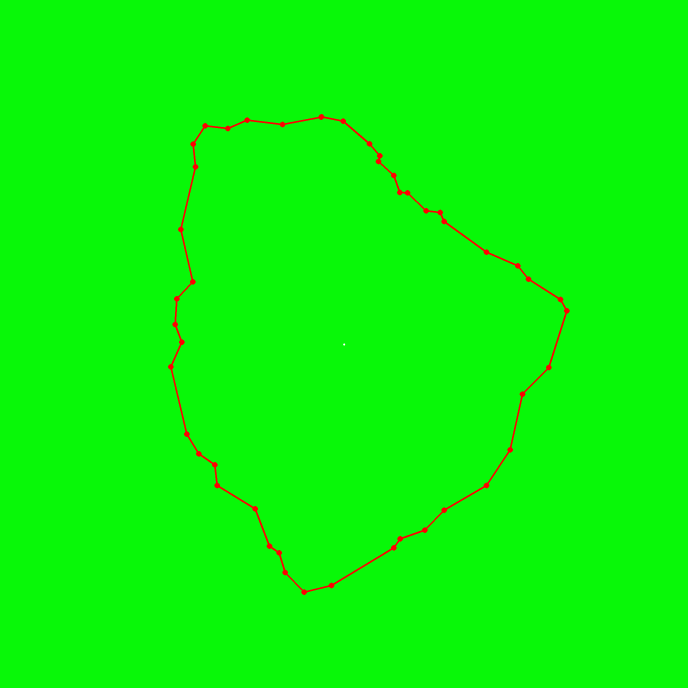
#> input picture poc/polygons/group_45/RPf_00368_intact_mesh.png, 2064 x 2064 px, found by its file name (shown at 1/3 size)
$ jupyter execute --allow-errors 13_springs_trans_to_image.ipynb
#> lines starting #> are read from the running program, lines starting #| are printed output that depends on the picture
[cell 1]
import numpy as np
from PIL import  Image, ImageDraw, ImagePath
import pandas as pd
import matplotlib.pyplot as plt
from IPython.display import Image as IPython_display_Image
from IPython.display import display as IPython_display
import math

#> (a cell that did not finish here is left out)

#> (a cell that did not finish here is left out)

[cell 4]
# [20 lines left out: function transparent_image, not called in this run]

[cell 5]
background = Image.new('RGBA', (4885, 4300), (0,0,0,0))
#> background: PIL image 4885x4300 RGBA; every value is 0
angle = 0 #np.pi/2 # 0
num_fragments = 2
images_paths = [f"..\\data\\group_45\\RPf_00368_intact_mesh.png",f"..\\data\\group_45\\RPf_00370_intact_mesh.png"]

#> (the rest of this cell did not finish here and is left out)

[cell 6]
#from PIL import Image
#

def paste_images(image1, image2, x_offset, y_offset, rotation1=0, rotation2=0):
    # Open the images
#> called with x_offset = 50, y_offset = 100, rotation1 = 30, rotation2 = -15
    img1 = Image.open(image1)
#> img1 is the input picture: PIL image 2064x2064 RGB; mean R, G, B 9.5, 246.5, 8
    img2 = Image.open(image2)
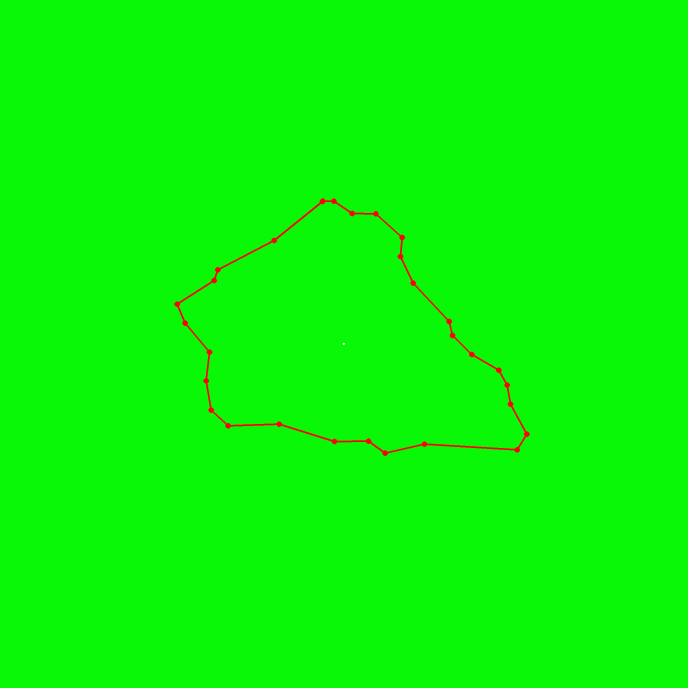
#> input picture poc/polygons/group_45/RPf_00370_intact_mesh.png, 2064 x 2064 px, found by its file name (shown at 1/3 size)
#> img2 is the input picture: PIL image 2064x2064 RGB; mean R, G, B 9.1, 246.9, 8

    # Rotate the images
    img1 = img1.rotate(rotation1, expand=True)
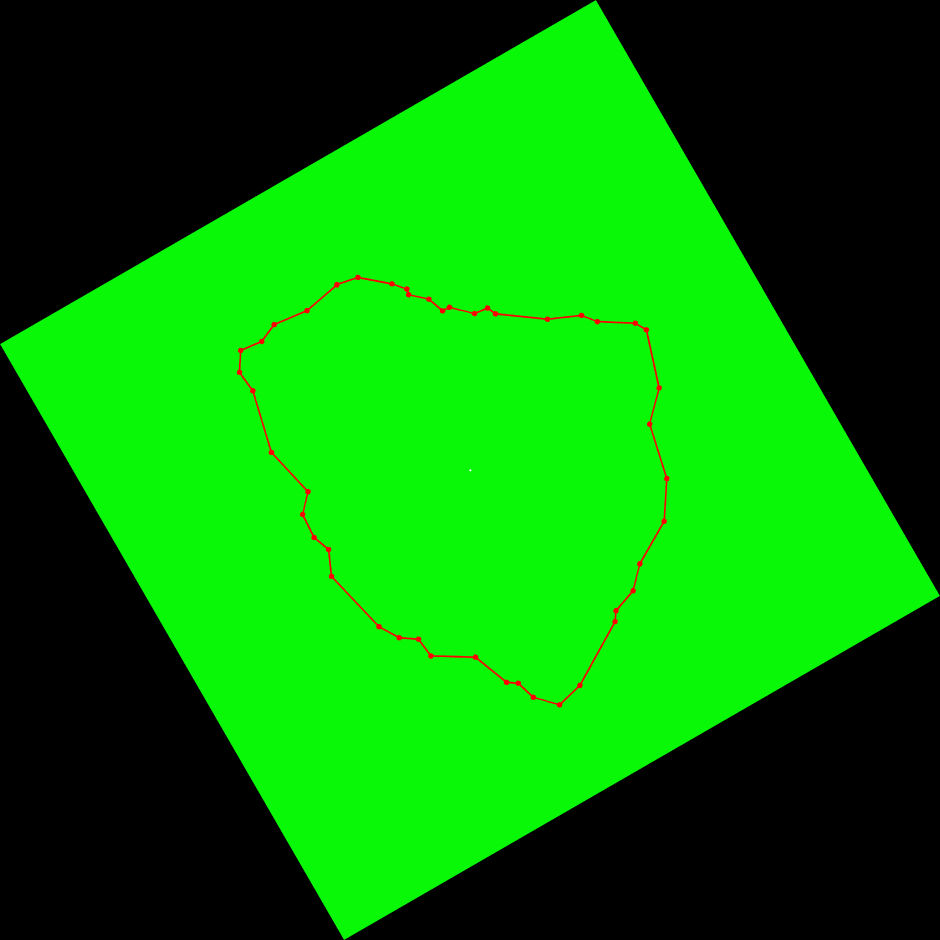
#> img1: PIL image 2820x2820 RGB (shown at 1/3 size); mean R, G, B 5.1, 132, 4.3
    img2 = img2.rotate(rotation2, expand=True)
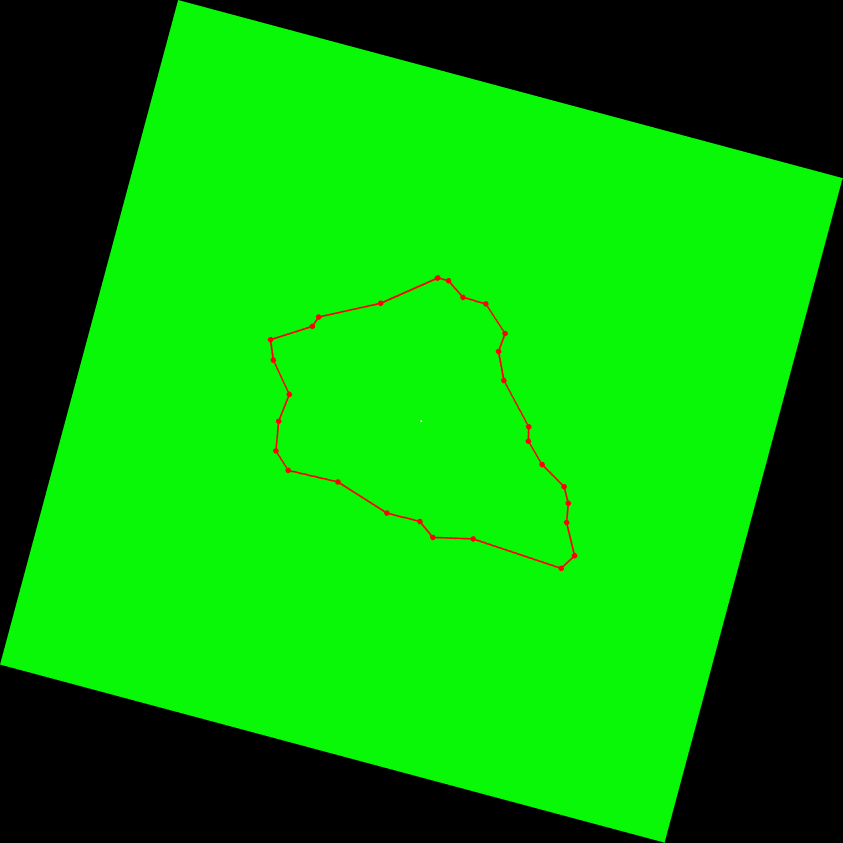
#> img2: PIL image 2528x2528 RGB (shown at 1/3 size); mean R, G, B 6, 164.6, 5.3

    # Create a transparent background image
    bg = Image.new('RGBA', (max(img1.width, img2.width), max(img1.height, img2.height)), (0, 0, 0, 0))
#> bg: PIL image 2820x2820 RGBA; every value is 0

    # Paste the first image onto the transparent background
    bg.paste(img1, (0, 0))

    # Calculate the x and y offsets after rotation
    rotated_x_offset = x_offset * math.cos(math.radians(rotation2)) - y_offset * math.sin(math.radians(rotation2))
    rotated_y_offset = x_offset * math.sin(math.radians(rotation2)) + y_offset * math.cos(math.radians(rotation2))

    # Paste the second image onto the transparent background with rotated x and y offsets
    bg.paste(img2, (int(rotated_x_offset), int(rotated_y_offset)), mask=img2)

    # Save the final image
    bg.show()

# Example usage
images_paths = [f"..\\data\\group_45\\RPf_00368_intact_mesh.png",f"..\\data\\group_45\\RPf_00370_intact_mesh.png"]
#> (the rest of this cell did not finish here and is left out)
